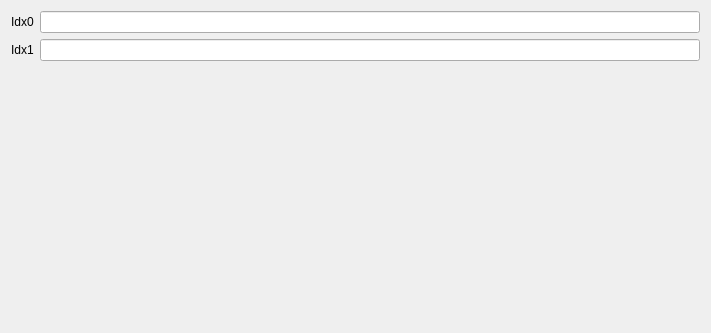
<?xml version="1.0" encoding="UTF-8"?>
<ui version="4.0">
 <class>CreateTupleSettingsView</class>
 <widget class="QWidget" name="CreateTupleSettingsView">
  <property name="geometry">
   <rect>
    <x>0</x>
    <y>0</y>
    <width>711</width>
    <height>333</height>
   </rect>
  </property>
  <property name="windowTitle">
   <string>Form</string>
  </property>
  <layout class="QVBoxLayout" name="verticalLayout">
   <item>
    <layout class="QHBoxLayout" name="Idx0_horizontalLayout">
     <item>
      <widget class="QLabel" name="Idx0_label">
       <property name="text">
        <string>Idx0</string>
       </property>
      </widget>
     </item>
     <item>
      <widget class="QLineEdit" name="Idx0_lineedit"/>
     </item>
    </layout>
   </item><item>
    <layout class="QHBoxLayout" name="Idx1_horizontalLayout">
     <item>
      <widget class="QLabel" name="Idx1_label">
       <property name="text">
        <string>Idx1</string>
       </property>
      </widget>
     </item>
     <item>
      <widget class="QLineEdit" name="Idx1_lineedit"/>
     </item>
    </layout>
   </item>
   <item>
    <spacer name="verticalSpacer">
     <property name="orientation">
      <enum>Qt::Vertical</enum>
     </property>
     <property name="sizeHint" stdset="0">
      <size>
       <width>20</width>
       <height>40</height>
      </size>
     </property>
    </spacer>
   </item>
  </layout>
 </widget>
 <resources>
  <include location="../../../../snooz-toolbox/src/main/python/ui/themes/themes.qrc"/>
 </resources>
 <connections/>
 </ui>
